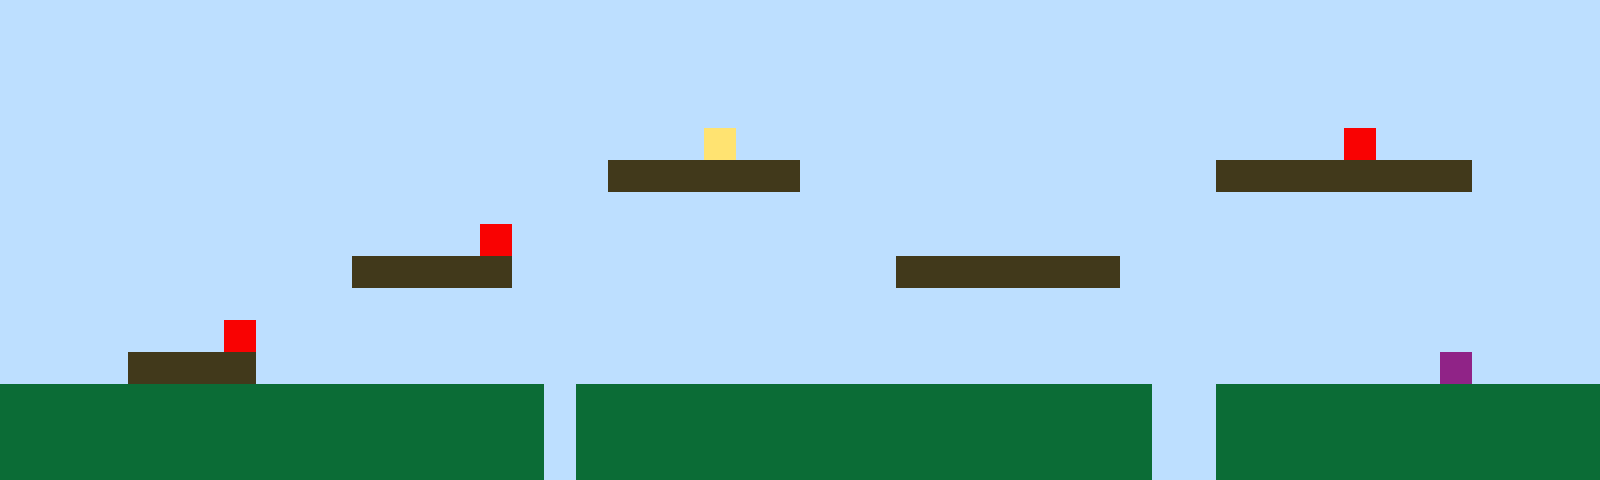

Below is a game level as drawn by its tile map, then a one-line description and the .tmx file that defines it, in full:
An orthogonal 50x15 tile map with 32x32 px tiles, 1 tile layer (Tile Layer 1).

<map version="1.10" tiledversion="1.11.2" orientation="orthogonal" renderorder="right-up" width="50" height="15" tilewidth="32" tileheight="32" infinite="0" nextlayerid="2" nextobjectid="1"><editorsettings><export target="map1.csv" format="csv" /></editorsettings><tileset firstgid="1" name="sprites" tilewidth="32" tileheight="32" tilecount="6" columns="3"><image source="sprites.png" width="96" height="64" /></tileset><layer id="1" name="Tile Layer 1" width="50" height="15"><data encoding="csv">1,1,1,1,1,1,1,1,1,1,1,1,1,1,1,1,1,1,1,1,1,1,1,1,1,1,1,1,1,1,1,1,1,1,1,1,1,1,1,1,1,1,1,1,1,1,1,1,1,1,1,1,1,1,1,1,1,1,1,1,1,1,1,1,1,1,1,1,1,1,1,1,1,1,1,1,1,1,1,1,1,1,1,1,1,1,1,1,1,1,1,1,1,1,1,1,1,1,1,1,1,1,1,1,1,1,1,1,1,1,1,1,1,1,1,1,1,1,1,1,1,1,1,1,1,1,1,1,1,1,1,1,1,1,1,1,1,1,1,1,1,1,1,1,1,1,1,1,1,1,1,1,1,1,1,1,1,1,1,1,1,1,1,1,1,1,1,1,1,1,1,1,1,1,1,1,1,1,1,1,1,1,1,1,1,1,1,1,1,1,1,1,1,1,1,1,1,1,1,1,1,1,1,1,1,1,1,1,1,1,1,1,1,1,1,1,1,1,1,1,1,1,4,1,1,1,1,1,1,1,1,1,1,1,1,1,1,1,1,1,1,1,5,1,1,1,1,1,1,1,1,1,1,1,1,1,1,1,1,1,1,1,1,1,1,1,1,1,1,3,3,3,3,3,3,1,1,1,1,1,1,1,1,1,1,1,1,1,3,3,3,3,3,3,3,3,1,1,1,1,1,1,1,1,1,1,1,1,1,1,1,1,1,1,1,1,1,1,1,1,1,1,1,1,1,1,1,1,1,1,1,1,1,1,1,1,1,1,1,1,1,1,1,1,1,1,1,1,1,1,1,1,1,1,1,1,1,1,1,1,1,1,1,1,1,5,1,1,1,1,1,1,1,1,1,1,1,1,1,1,1,1,1,1,1,1,1,1,1,1,1,1,1,1,1,1,1,1,1,1,1,1,1,1,1,1,1,1,1,1,1,3,3,3,3,3,1,1,1,1,1,1,1,1,1,1,1,1,3,3,3,3,3,3,3,1,1,1,1,1,1,1,1,1,1,1,1,1,1,1,1,1,1,1,1,1,1,1,1,1,1,1,1,1,1,1,1,1,1,1,1,1,1,1,1,1,1,1,1,1,1,1,1,1,1,1,1,1,1,1,1,1,1,1,1,1,1,1,1,1,1,1,1,1,1,1,1,5,1,1,1,1,1,1,1,1,1,1,1,1,1,1,1,1,1,1,1,1,1,1,1,1,1,1,1,1,1,1,1,1,1,1,1,1,1,1,1,1,1,1,1,1,1,1,3,3,3,3,1,1,1,1,1,1,1,1,1,1,1,1,1,1,1,1,1,1,1,1,1,1,1,1,1,1,1,1,1,1,1,1,1,1,1,1,1,6,1,1,1,1,2,2,2,2,2,2,2,2,2,2,2,2,2,2,2,2,2,1,2,2,2,2,2,2,2,2,2,2,2,2,2,2,2,2,2,2,1,1,2,2,2,2,2,2,2,2,2,2,2,2,2,2,2,2,2,2,2,2,2,2,2,2,2,2,2,2,2,1,2,2,2,2,2,2,2,2,2,2,2,2,2,2,2,2,2,2,1,1,2,2,2,2,2,2,2,2,2,2,2,2,2,2,2,2,2,2,2,2,2,2,2,2,2,2,2,2,2,1,2,2,2,2,2,2,2,2,2,2,2,2,2,2,2,2,2,2,1,1,2,2,2,2,2,2,2,2,2,2,2,2</data></layer></map>
